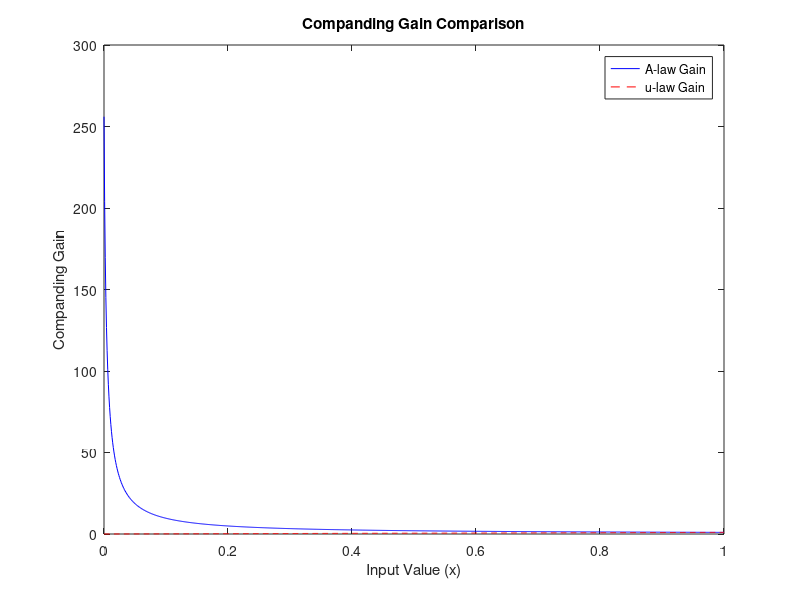

MATLAB code to generate this figure:
% Define a range of input values (x)
x = linspace(0, 1, 1000);

% Set A and u values (initially different for comparison)
A = 255;  % A-law parameter
u = 255;   % u-law parameter

% Calculate companding gains for A-law and u-law
gain_A = (1 + A) ./ (1 + A * abs(x));
gain_u = (1 + u * abs(x)) ./ (1 + u);

% Plot the gains to visualize
plot(x, gain_A, 'b-', x, gain_u, 'r--');
legend('A-law Gain', 'u-law Gain');
xlabel('Input Value (x)');
ylabel('Companding Gain');
title('Companding Gain Comparison');

% Check for equality (will initially show difference)
disp(['Gains equal? ', num2str(isequal(gain_A, gain_u))])

% Now set A = u and repeat the comparison
A = u;
gain_A = (1 + A) ./ (1 + A * abs(x));
disp(['Gains equal? ', num2str(isequal(gain_A, gain_u))])
